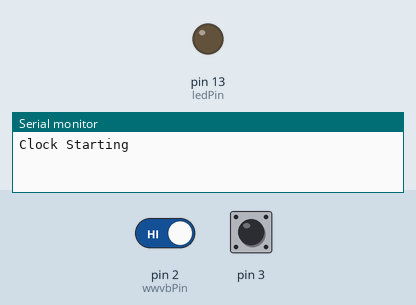
Recording of a sketch running on a simulated Arduino Uno, built with avr-gcc and run on an emulated ATmega328P. Shown: output pins drawn as LEDs (lit = HIGH), the last lines printed to the serial monitor. Dashed ring = blinking. Inputs (shaded band) come from the test bench; at power-on: pin 3 LOW, pin 2 (wwvbPin) HIGH.

Above: at 1.2 s.
1.3 s: pin 3 driven HIGH
At 2.5 s:
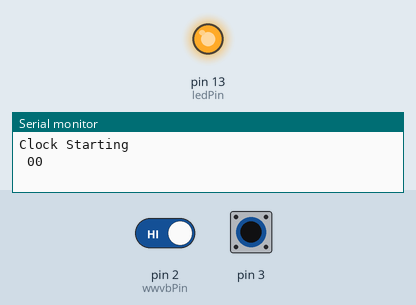
2.8 s: pin 2 (wwvbPin) driven LOW
At 3.9 s:
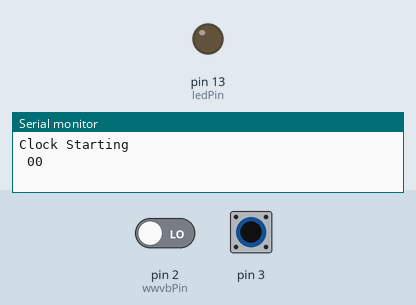
4.3 s: pin 3 pulsed LOW 5 times (0.12 s each, 0.3 s apart)
At 4.57 s:
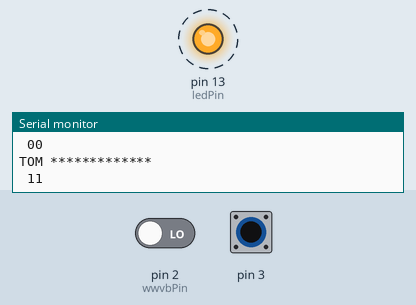
Timing chart, 0 to 7.3 s (numbered marks = the images above; inputs shaded):
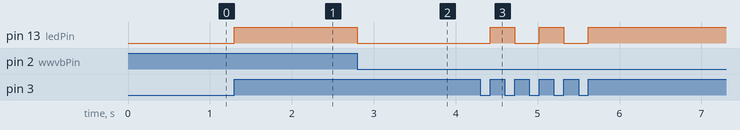

The sketch:

radioclock6.ino
```cpp
#define wwvbPin 2
#define ledPin 13
#define LOW 0
#define HIGH 1

//# define if we are DEBUGGING
//#define DEBUG

// the time of this pulse
unsigned long currentMillis;
unsigned long previousMillis = 0;
unsigned long interval = 1000;

//starting offset inside per second "byte"
int startingOffset = 0;
// starting state of the LED
int ledState = LOW;

// the bit number of the current data
volatile unsigned long secondBitOffset;

// time of this pulse state change
long thisPulseChange = 0;
long lastPulseChange = 0;

// an array to store the bits in the current second
// in msf each second is cplit into 10 100ms "bits"

bool second[10];

// a boolean to show if we are at the top of the minute
bool TOM = false;
bool TOS = false;

// how long we aim to pause the main loop (ms)
long plannedDelay = 25;

// hw long it takes to go around the main loop (we assume perfect timing as a starting point
long mainElapsed = 0;

// how long we need to delay to get the planned delay in reality
long actualDelay = plannedDelay;

long pulseStart,pulseEnd,pulseTimeLow,pulseTimeHigh,seconds = 0;

long pulseWidth;
long lastPulseWidth;

boolean pulseStatus = false;
boolean childPulse = false;
long lastPulse = 0;
int sigWas = LOW;
int carrierState;

int secondMillis;

int pulseTime = 0;

long startTimeHigh = 0;
long startTimeLow = 0;

void setBits(int width,int level) {

  int numBitsToSet = max(width/100,1);  // Each "bit" is 100ms, but we have to set at least one (one bit pulses are oten reported as < 100 ms !!
  int bitOffset = startingOffset;       // Which bit should we set next?
  startingOffset += numBitsToSet;       // what bit should we start with the next time we are called?

  if ( level == LOW ) return;  //return immediately for low bits as these are defaulted to 1 anyway


  for (int i=0;i < numBitsToSet;i++) {
    //Serial.print(" setting bit ");
    //Serial.print(bitOffset);
    //Serial.print(" of ");
    //Serial.print(numBitsToSet);
    //Serial.print(" bits ");
    second[bitOffset] = true;
    bitOffset++;
  }


}

void pulseChange() {
  // save the timestamp of the last pulse interrupt
  lastPulseChange = thisPulseChange;

  // grab the start time of this pulse interrupt
  thisPulseChange = millis();

  // save the duration of the last pulse
  lastPulseWidth = pulseWidth;

  //calculate the duration of this pulse
  pulseWidth = thisPulseChange - lastPulseChange;

  //toggle the state of the led
  ledState = !ledState;

  // set the LED with the ledState of the variable:
  digitalWrite(ledPin, ledState);
}

void risingPulse() {

  // do the generic stuff that applies for any pulse
  pulseChange();

#ifdef DEBUG
  Serial.print("RISING ");
  Serial.print("HIGH: ");
  Serial.print(pulseWidth);
  Serial.print(" ");
#endif

  setBits(pulseWidth,HIGH);
}

void fallingPulse() {

  // do the generic stuff that applies for any pulse
  pulseChange();

#ifdef DEBUG
  Serial.print("FALLING ");
  Serial.print("LOW: ");
  Serial.print(pulseWidth);
  Serial.print(" ");
#endif

  setBits(pulseWidth,LOW);

  if ( lastPulseWidth >= 450 && pulseWidth >= 450 ) {
    TOM = true;
  }
  if ( pulseWidth >= 450 ) {
    TOS = true;
  }
}


void setup() {
// this looks reversed as the module reversed the serial output of the carrier state
attachInterrupt(0, risingPulse, FALLING) ;
attachInterrupt(1, fallingPulse, RISING) ;


Serial.begin(115200);           // set up Serial library at 19200 bps
Serial.println("Clock Starting");  // Say something to show we have restarted.
pinMode(ledPin, OUTPUT); // set up the ledpin
// set all the values of the current second to 1

// as msf signal is on by default and is turned off to "send data"
memset(&second[0], 0x00, sizeof(second));
}

void loop() {

   if ( TOM == true ) {
    Serial.print("\nTOM *************\n");
    TOM = false;
    //previousMillis = millis();
  }

  if ( TOS == true ) {


#ifdef DEBUG
    // loop thru the 10 bits in the prior second and print them ou
    Serial.print(" ");
    for (int i=0;i<=9;i++) {
      Serial.print(second[i]);
    }

#endif
    Serial.print(" ");
    //Display the A and B Bits
    for (int i=1;i<=2;i++) {
      Serial.print(second[i]);
    }

#ifdef DEBUG
    Serial.print("\nTOS ");
#endif

    TOS = false;
    memset(&second[0], 0x00, sizeof(second));
    startingOffset = 0;
  }


}
```

Measured:
- after the input at 1.3 s, pin 13 (ledPin): LOW → HIGH at once
- after the input at 2.8 s, pin 13 (ledPin): HIGH → LOW at once
- after the input at 4.3 s, pin 13 (ledPin): alternates HIGH for 0.30 s and LOW for 0.30 s, 5 changes in all, then stays HIGH, starting after 0.12 s
